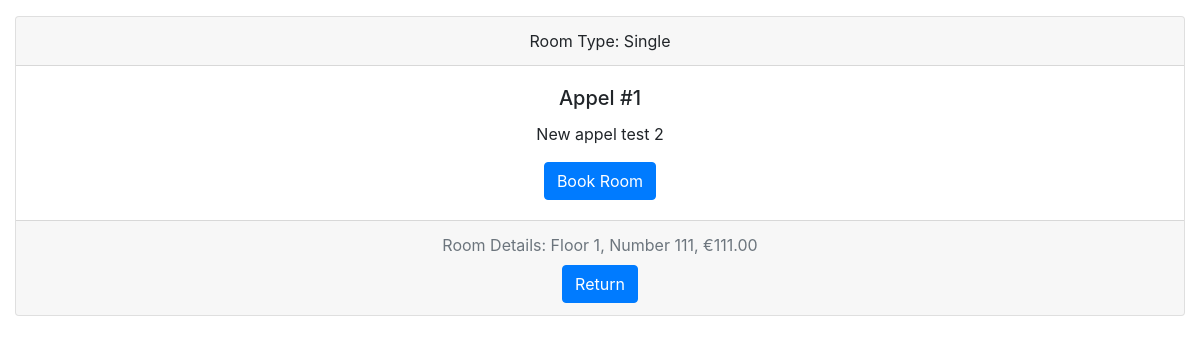
Screenshot of /room.php?id=1 with the database file from the repository.
### tables this page shows
CREATE TABLE `rooms` (
  `room_id` int(11) NOT NULL,
  `room_name` varchar(50) NOT NULL,
  `room_price` decimal(11,2) NOT NULL,
  `room_number` int(11) NOT NULL,
  `room_floor` int(11) NOT NULL,
  `category_id` int(11) NOT NULL,
  `room_description` varchar(255) NOT NULL
);

CREATE TABLE `categories` (
  `category_id` int(11) NOT NULL,
  `category_name` varchar(100) NOT NULL
);

### private/class.php (called while the page is built, shortened)
<?php
class Database
{
    protected $hostname;
    protected $username;
    protected $password;
    protected $dbname;
    private $charset = 'utf8mb4';
    public function __construct($host, $user, $pass, $db)
    {
        $this->hostname = $host;
        $this->username = $user;
        $this->password = $pass;
        $this->dbname = $db;
    }
    public function connect()
    {
        $dsn = "mysql:host=$this->hostname;dbname=$this->dbname;charset=$this->charset";
        $options = [
            PDO::ATTR_ERRMODE            => PDO::ERRMODE_EXCEPTION,
            PDO::ATTR_DEFAULT_FETCH_MODE => PDO::FETCH_ASSOC,
            PDO::ATTR_EMULATE_PREPARES   => false,
        ];
        try {
            $this->pdo = new PDO($dsn, $this->username, $this->password, $options);
        } catch (\PDOException $e) {
            throw new \PDOException($e->getMessage(), (int) $e->getCode());
        }
    }
}
$db = new Database('localhost','root','','hotelcalifornia');

### public/room.php (the view, shortened to what this page needs)
<?php
require '../private/class.php';
$stmt = $db->pdo->prepare("SELECT * FROM categories INNER JOIN rooms ON categories.category_id = rooms.category_id WHERE room_id = :room_id");
$stmt->bindParam(':room_id', $_GET['id']);
$stmt->execute();
$results = $stmt->fetch(PDO::FETCH_ASSOC);
?>
<!DOCTYPE html>
<html lang="en">
<head>
    <link rel="stylesheet" href="https://stackpath.bootstrapcdn.com/bootstrap/4.5.0/css/bootstrap.min.css">
</head>
<body>
<div class="container-fluid">
    <div class="card text-center mt-3">
        <div class="card-header">
            Room Type: <?php echo $results['category_name'];?>
        </div>
        <div class="card-body">
            <h5 class="card-title"><?php echo $results['room_name'];?></h5>
            <p class="card-text"><?php echo $results['room_description'];?></p>
            <a class="btn btn-primary" href="book.php?id=<?php echo $_GET['id'];?>">Book Room</a>
        </div>
        <div class="card-footer text-muted">
            Room Details: Floor <?php echo $results['room_floor'];?>, Number <?php echo $results['room_number'];?>, &euro;<?php echo $results['room_price'];?>
            <br/>
            <a class="btn btn-primary mt-2" href="category.php?categoryid=<?php echo $results['category_id']?>">Return</a>
        </div>
    </div>
</div>
</body>
</html>

### rows the page displays
rooms: category.category_name "Single", room_name "Appel #1", room_description "New appel test 2", room_floor "1", room_number "111", room_price "111.00"
